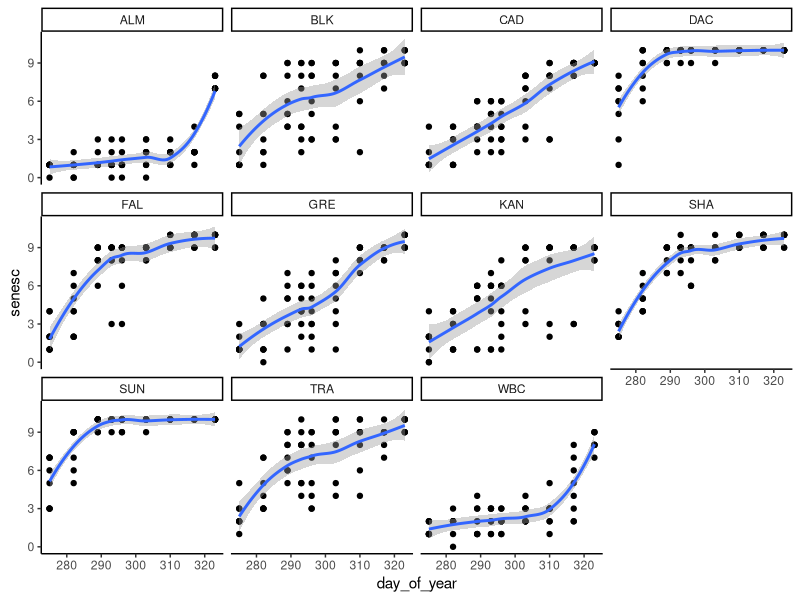
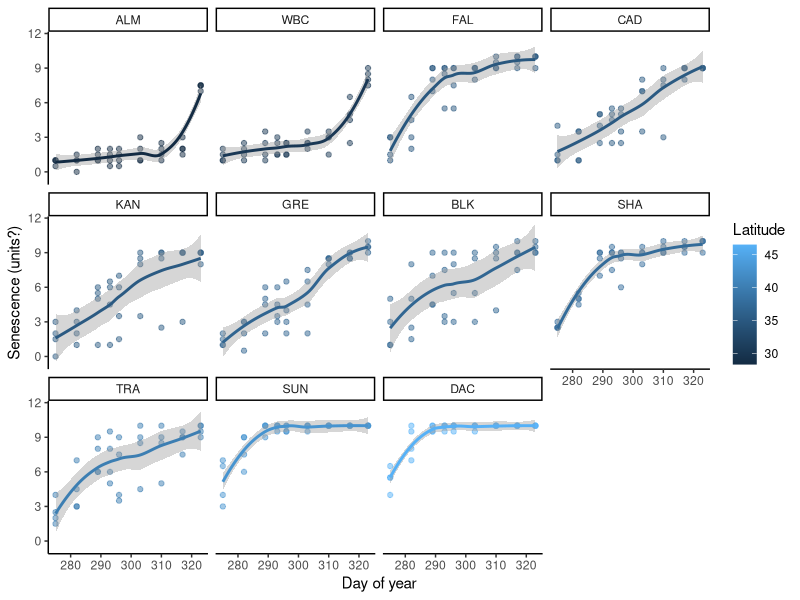
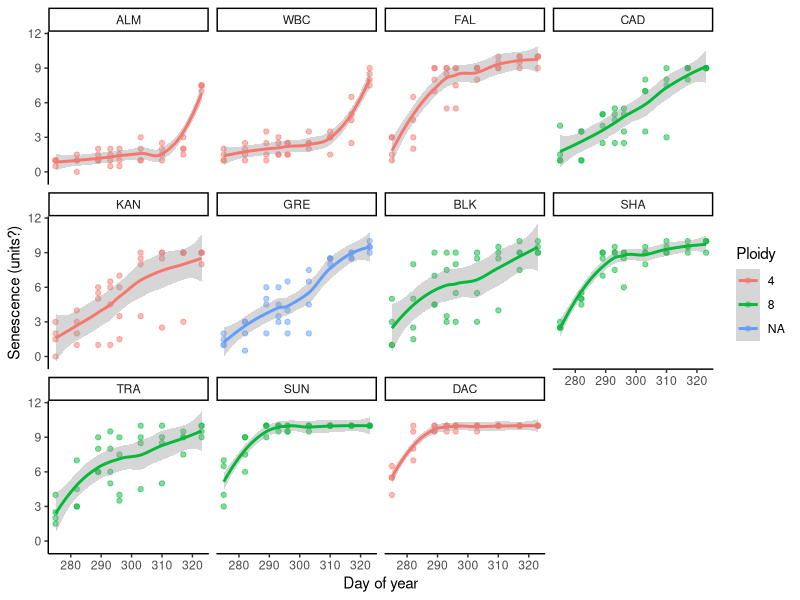
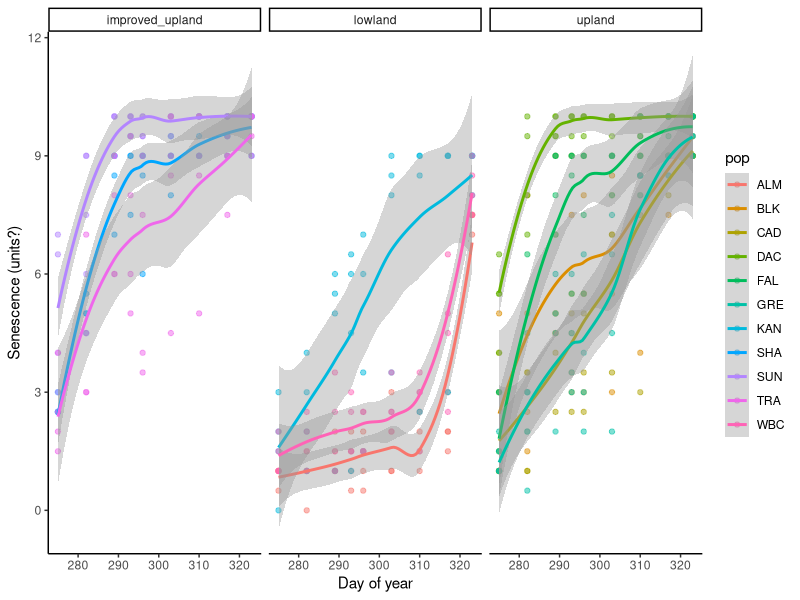

The R script that drew these images, in order: (Note: this script raises an error after producing the figures.)
#code from weekly_meetings/week1/BOG_background.qmd

#Selected 
library(tidyverse)
library(here)
library(readxl)

theme_set(theme_classic())   # getting rid of ggplot defaults (e.g. grey background) (MH)


#read data
BOG_sen <- read_excel("data/BOG_Senescence.xls",
                              na = "NA"
) %>%
  pivot_longer(-(pop:popblock)) %>%
  mutate(across(pop:popblock, as_factor)) %>%
  rename(date = name, senesc = value) %>%
  mutate(date = as.Date(as.numeric(date), origin = "1899-12-30"),
         day_of_year = julian(date, origin = as.Date("2014-01-01"))
  )

head(BOG_sen)
summary(BOG_sen)

#plot data

BOG_sen %>%
  ggplot(aes(day_of_year, senesc)) +
  geom_point() +
  facet_wrap(~pop) +
  geom_smooth()


#read switchgrass population information, source/ploidy/etc.

BOG_sen_details <- left_join(
  BOG_sen,
  read_excel("data/BOG_geoloc_ecot_ploid_SaraH.xlsx") %>%
    rename(pop = population)
)

#summarise out pseudoreps (subplots a & b)

BOG_sen_summ <- BOG_sen_details %>%
  select(clone, day_of_year, pop, ecotype, ploidy, lat, lon, senesc) %>%
  group_by(clone, day_of_year, pop, ecotype, ploidy, lat, lon) %>%
  summarise(senesc = median(senesc, na.rm = TRUE))

#Plot the improved and corrected dataset using information about latitude

BOG_sen_summ %>%
  ggplot(aes(day_of_year, senesc, colour = lat)) +
  geom_point(alpha=0.5) +                            # alpha = making points slightly transparent (MH)
  facet_wrap(~reorder(pop, lat)) +
  geom_smooth() +
  xlab("Day of year") + ylab("Senescence (units?)") +# customise axis titles (MH)
  labs(colour = "Latitude")                          # specifying legend title (MH)


## JR - looking at latitudinal spread of ploidy (change colour = ploidy)
## ploidy 8 more common in high latitude vs. ploidy 4 in low latitude..confounding?
## Also need to fix ploidy = NA for one population
BOG_sen_summ %>%
  ggplot(aes(day_of_year, senesc, colour = ploidy)) +
  geom_point(alpha=0.5) +                            # alpha = making points slightly transparent (MH)
  facet_wrap(~reorder(pop, lat)) +
  geom_smooth() +
  xlab("Day of year") + ylab("Senescence (units?)") +# customise axis titles
  labs(colour = "Ploidy")                          # specifying legend title

## Explore the effect of ecotype  
BOG_sen_summ %>%
  ggplot(aes(day_of_year, senesc, colour = pop)) +
  geom_point(alpha=0.5) +                            
  facet_wrap(~ecotype) +
  geom_smooth() +
  xlab("Day of year") + ylab("Senescence (units?)") +
  labs(colour = "pop")                          

## LBE - Let's break this down first! R olden times - before Tidyverse

# object_1 <- read.csv(~"filepath")
# object_2 <- function1(data=object_1, "blah blah blah")
# object_3 <- function2(data=object_2, "blah blah blah")
# object_4 <- function3(data=object_3, "blah blah blah")

## Basic pipe structure breakdown (in session)

new_object <- original_object %>% 
  verb1() %>% 
  verb2() %>% 
  verb3()

#read data (LBE - streamline in session)
BOG_sen <- read_excel("data/BOG_Senescence.xls",na = "NA") %>%
  pivot_longer(cols = -(pop:popblock),names_to = "date", values_to = "senesc") %>%
  mutate(across(pop:popblock, as_factor),
         date = as.Date(as.numeric(date), origin = "1899-12-30"),
         day_of_year = julian(date, origin = as.Date("2014-01-01"))
  )

head(BOG_sen)

# Checking if I can push right (TL)
